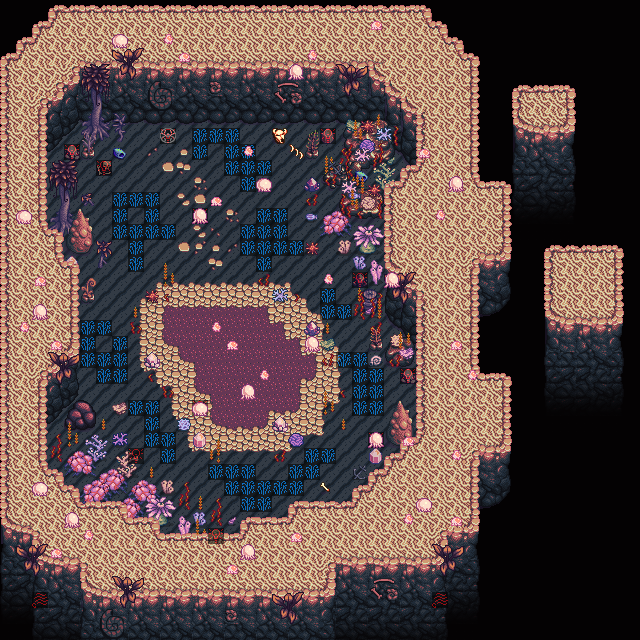

This is a level from a 2D game, rendered from its Tiled map with the project's own tilesets. A one-line summary and the map file follow, with tile-layer data summarised:
An orthogonal 40x40 tile map with 16x16 px tiles, 10 tile layers (Back, Back2, Back3, Buildings, ...), 2 tilesets.

<map version="1.10" tiledversion="1.11.2" orientation="orthogonal" renderorder="right-down" compressionlevel="0" width="40" height="40" tilewidth="16" tileheight="16" infinite="0" nextlayerid="22" nextobjectid="54">
 <properties>
  <property name="AllowGrassSurviveInWinter" value="T" />
  <property name="BrookSounds" value="2 37 0 27 37 0" />
  <property name="Light" value="10 8 4 4 9 4 6 10 4 20 8 4 12 13 4 22 17 4 25 23 4 12 25 4 8 28 4 13 33 4" />
  <property name="LocationContext" value="VoidWitchCult.CP.TheFishmongerNPC_DeepSeaPassOut" />
  <property name="Outdoors" value="T" />
  <property name="SeasonOverride" value="summer" />
 </properties>
 <tileset firstgid="1" name="paths" tilewidth="16" tileheight="16" tilecount="64" columns="4">
  <image source=".paths.png" width="64" height="256" />
 </tileset>
 <tileset firstgid="65" name=".VWCF_LostIsland_Underwater_tainted" tilewidth="16" tileheight="16" tilecount="832" columns="32">
  <image source=".VWCF_LostIsland_Underwater_tainted.png" width="512" height="416" />
  <tile id="0">
   <properties>
    <property name="Type" value="Stone" />
   </properties>
  </tile>
  <tile id="1">
   <properties>
    <property name="Type" value="Stone" />
   </properties>
  </tile>
  <tile id="2">
   <properties>
    <property name="Type" value="Stone" />
   </properties>
  </tile>
  <tile id="3">
   <properties>
    <property name="Type" value="Stone" />
   </properties>
  </tile>
  <tile id="4">
   <properties>
    <property name="Type" value="Stone" />
   </properties>
  </tile>
  <tile id="5">
   <properties>
    <property name="Type" value="Dirt" />
   </properties>
  </tile>
  <tile id="7">
   <properties>
    <property name="Type" value="Stone" />
   </properties>
  </tile>
  <tile id="8">
   <properties>
    <property name="Type" value="Stone" />
   </properties>
  </tile>
  <tile id="10">
   <properties>
    <property name="Spawnable" value="T" />
    <property name="Type" value="Dirt" />
   </properties>
  </tile>
  <tile id="19">
   <animation>
    <frame tileid="19" duration="500" />
    <frame tileid="20" duration="500" />
    <frame tileid="21" duration="500" />
    <frame tileid="22" duration="500" />
    <frame tileid="23" duration="500" />
    <frame tileid="24" duration="500" />
    <frame tileid="25" duration="500" />
    <frame tileid="24" duration="500" />
    <frame tileid="23" duration="500" />
    <frame tileid="22" duration="500" />
    <frame tileid="21" duration="500" />
    <frame tileid="20" duration="500" />
   </animation>
  </tile>
  <tile id="32">
   <properties>
    <property name="Type" value="Stone" />
   </properties>
  </tile>
  <tile id="33">
   <properties>
    <property name="Spawnable" value="T" />
    <property name="Type" value="Stone" />
   </properties>
  </tile>
  <tile id="34">
   <properties>
    <property name="Type" value="Stone" />
   </properties>
  </tile>
  <tile id="35">
   <properties>
    <property name="Type" value="Stone" />
   </properties>
  </tile>
  <tile id="36">
   <properties>
    <property name="Type" value="Stone" />
   </properties>
  </tile>
  <tile id="37">
   <properties>
    <property name="Type" value="Dirt" />
    <property name="Water" value="I" />
   </properties>
  </tile>
  <tile id="64">
   <properties>
    <property name="Type" value="Stone" />
   </properties>
  </tile>
  <tile id="65">
   <properties>
    <property name="Type" value="Stone" />
   </properties>
  </tile>
  <tile id="66">
   <properties>
    <property name="Type" value="Stone" />
   </properties>
  </tile>
  <tile id="67">
   <properties>
    <property name="Type" value="Stone" />
   </properties>
  </tile>
  <tile id="68">
   <properties>
    <property name="Type" value="Stone" />
   </properties>
  </tile>
  <tile id="96">
   <properties>
    <property name="Type" value="Stone" />
   </properties>
  </tile>
  <tile id="97">
   <properties>
    <property name="Type" value="Stone" />
   </properties>
  </tile>
  <tile id="98">
   <properties>
    <property name="Type" value="Stone" />
   </properties>
  </tile>
  <tile id="99">
   <properties>
    <property name="Type" value="Stone" />
   </properties>
  </tile>
  <tile id="100">
   <properties>
    <property name="Type" value="Stone" />
   </properties>
  </tile>
  <tile id="128">
   <properties>
    <property name="Type" value="Stone" />
   </properties>
  </tile>
  <tile id="129">
   <properties>
    <property name="Spawnable" value="T" />
    <property name="Type" value="Stone" />
   </properties>
  </tile>
  <tile id="130">
   <properties>
    <property name="Type" value="Stone" />
   </properties>
  </tile>
  <tile id="131">
   <properties>
    <property name="Spawnable" value="T" />
    <property name="Type" value="Stone" />
   </properties>
  </tile>
  <tile id="132">
   <properties>
    <property name="Spawnable" value="T" />
    <property name="Type" value="Stone" />
   </properties>
  </tile>
  <tile id="160">
   <properties>
    <property name="Type" value="Stone" />
   </properties>
  </tile>
  <tile id="161">
   <properties>
    <property name="Type" value="Stone" />
   </properties>
  </tile>
  <tile id="162">
   <properties>
    <property name="Type" value="Stone" />
   </properties>
  </tile>
  <tile id="163">
   <properties>
    <property name="Spawnable" value="T" />
    <property name="Type" value="Stone" />
   </properties>
  </tile>
  <tile id="164">
   <properties>
    <property name="Spawnable" value="T" />
    <property name="Type" value="Stone" />
   </properties>
  </tile>
  <tile id="416">
   <animation>
    <frame tileid="416" duration="300" />
    <frame tileid="417" duration="300" />
    <frame tileid="418" duration="300" />
    <frame tileid="416" duration="300" />
   </animation>
  </tile>
  <tile id="418">
   <animation>
    <frame tileid="418" duration="300" />
    <frame tileid="417" duration="300" />
    <frame tileid="416" duration="300" />
    <frame tileid="417" duration="300" />
   </animation>
  </tile>
  <tile id="419">
   <animation>
    <frame tileid="419" duration="300" />
    <frame tileid="420" duration="300" />
    <frame tileid="421" duration="300" />
    <frame tileid="420" duration="300" />
   </animation>
  </tile>
  <tile id="421">
   <animation>
    <frame tileid="421" duration="300" />
    <frame tileid="420" duration="300" />
    <frame tileid="419" duration="300" />
    <frame tileid="420" duration="300" />
   </animation>
  </tile>
  <tile id="426">
   <animation>
    <frame tileid="426" duration="300" />
    <frame tileid="427" duration="300" />
    <frame tileid="428" duration="300" />
    <frame tileid="427" duration="300" />
   </animation>
  </tile>
  <tile id="448">
   <animation>
    <frame tileid="448" duration="300" />
    <frame tileid="449" duration="300" />
    <frame tileid="450" duration="300" />
    <frame tileid="449" duration="300" />
   </animation>
  </tile>
  <tile id="450">
   <animation>
    <frame tileid="450" duration="300" />
    <frame tileid="449" duration="300" />
    <frame tileid="448" duration="300" />
    <frame tileid="449" duration="300" />
   </animation>
  </tile>
  <tile id="458">
   <animation>
    <frame tileid="458" duration="300" />
    <frame tileid="459" duration="300" />
    <frame tileid="460" duration="300" />
    <frame tileid="459" duration="300" />
   </animation>
  </tile>
  <tile id="486">
   <animation>
    <frame tileid="486" duration="200" />
    <frame tileid="489" duration="200" />
   </animation>
  </tile>
  <tile id="487">
   <animation>
    <frame tileid="487" duration="200" />
    <frame tileid="490" duration="200" />
   </animation>
  </tile>
  <tile id="488">
   <animation>
    <frame tileid="488" duration="200" />
    <frame tileid="491" duration="200" />
   </animation>
  </tile>
  <tile id="518">
   <animation>
    <frame tileid="518" duration="200" />
    <frame tileid="521" duration="200" />
   </animation>
  </tile>
  <tile id="520">
   <animation>
    <frame tileid="520" duration="200" />
    <frame tileid="523" duration="200" />
   </animation>
  </tile>
  <tile id="550">
   <animation>
    <frame tileid="550" duration="200" />
    <frame tileid="553" duration="200" />
   </animation>
  </tile>
  <tile id="551">
   <animation>
    <frame tileid="551" duration="200" />
    <frame tileid="554" duration="200" />
   </animation>
  </tile>
  <tile id="552">
   <animation>
    <frame tileid="552" duration="200" />
    <frame tileid="555" duration="200" />
   </animation>
  </tile>
 </tileset>
 <layer id="1" name="Back" width="40" height="40">
  <data>[1600 cells, 1600 non-empty, 4 distinct tile ids]</data>
 </layer>
 <layer id="2" name="Back2" width="40" height="40">
  <properties>
   <property name="Draw" value="Back" />
  </properties>
  <data>[1600 cells, 60 non-empty, 19 distinct tile ids]</data>
 </layer>
 <layer id="18" name="Back3" width="40" height="40">
  <properties>
   <property name="Draw" value="Back" />
  </properties>
  <data>[1600 cells, 114 non-empty, 42 distinct tile ids]</data>
 </layer>
 <layer id="3" name="Buildings" width="40" height="40">
  <data>[1600 cells, 844 non-empty, 121 distinct tile ids]</data>
 </layer>
 <layer id="4" name="Buildings2" width="40" height="40">
  <data>[1600 cells, 26 non-empty, 22 distinct tile ids]</data>
 </layer>
 <layer id="5" name="Front" width="40" height="40">
  <data>[1600 cells, 468 non-empty, 99 distinct tile ids]</data>
 </layer>
 <layer id="17" name="Front2" width="40" height="40">
  <data>[1600 cells, 58 non-empty, 31 distinct tile ids]</data>
 </layer>
 <layer id="8" name="Paths" width="40" height="40">
  <data>[1600 cells, 84 non-empty, 3 distinct tile ids]</data>
 </layer>
 <layer id="7" name="AlwaysFront" width="40" height="40">
  <data>[1600 cells, 57 non-empty, 8 distinct tile ids]</data>
 </layer>
 <layer id="6" name="AlwaysFront2" width="40" height="40">
  <data>[1600 cells, 0 non-empty, 0 distinct tile ids]</data>
 </layer>
 <objectgroup id="9" name="Back" />
 <objectgroup id="10" name="Back2" />
 <objectgroup id="19" name="Back3" />
 <objectgroup id="11" name="Buildings" />
 <objectgroup id="12" name="Buildings2" />
 <objectgroup id="13" name="Front" />
 <objectgroup id="20" name="Front2" />
 <objectgroup id="16" name="Paths" />
 <objectgroup id="14" name="AlwaysFront" />
 <objectgroup id="15" name="AlwaysFront2" />
</map>
